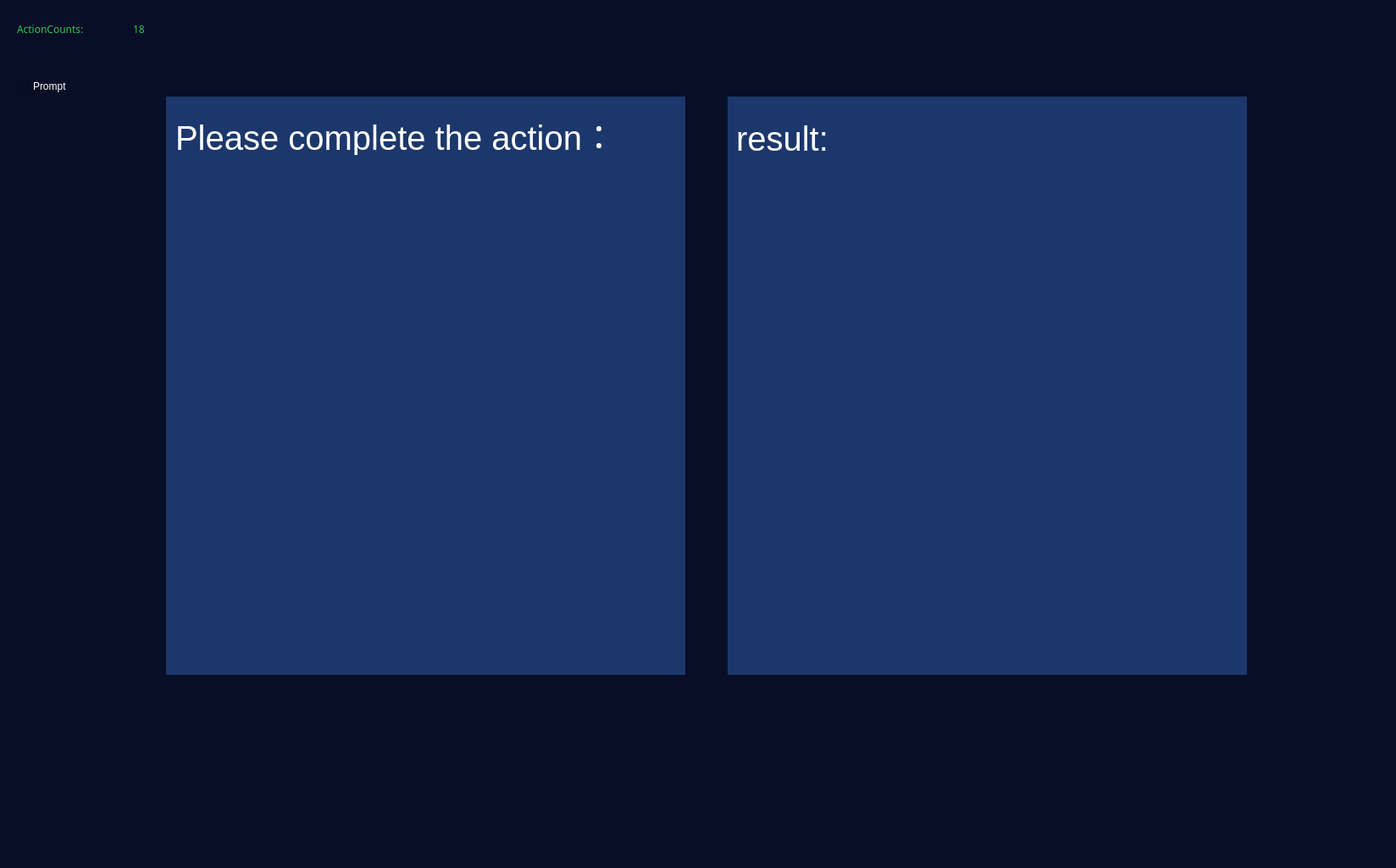
<?xml version="1.0" encoding="UTF-8"?>
<ui version="4.0">
 <class>CActionWidgetClass</class>
 <widget class="QWidget" name="CActionWidgetClass">
  <property name="geometry">
   <rect>
    <x>0</x>
    <y>0</y>
    <width>1648</width>
    <height>1025</height>
   </rect>
  </property>
  <property name="windowTitle">
   <string>CActionWidget</string>
  </property>
  <layout class="QVBoxLayout" name="verticalLayout_7">
   <property name="spacing">
    <number>0</number>
   </property>
   <property name="leftMargin">
    <number>0</number>
   </property>
   <property name="topMargin">
    <number>0</number>
   </property>
   <property name="rightMargin">
    <number>0</number>
   </property>
   <property name="bottomMargin">
    <number>0</number>
   </property>
   <item>
    <widget class="QWidget" name="verticalWidget" native="true">
     <property name="styleSheet">
      <string notr="true">background:#070E26</string>
     </property>
     <layout class="QVBoxLayout" name="verticalLayout">
      <property name="spacing">
       <number>0</number>
      </property>
      <property name="leftMargin">
       <number>20</number>
      </property>
      <property name="topMargin">
       <number>0</number>
      </property>
      <property name="rightMargin">
       <number>0</number>
      </property>
      <property name="bottomMargin">
       <number>30</number>
      </property>
      <item>
       <layout class="QHBoxLayout" name="horizontalLayout_2">
        <property name="leftMargin">
         <number>0</number>
        </property>
        <property name="bottomMargin">
         <number>20</number>
        </property>
        <item>
         <widget class="QLabel" name="label">
          <property name="minimumSize">
           <size>
            <width>131</width>
            <height>69</height>
           </size>
          </property>
          <property name="maximumSize">
           <size>
            <width>131</width>
            <height>69</height>
           </size>
          </property>
          <property name="font">
           <font>
            <family>微软雅黑</family>
           </font>
          </property>
          <property name="styleSheet">
           <string notr="true">
color:#2FC25B;</string>
          </property>
          <property name="text">
           <string>ActionCounts:</string>
          </property>
         </widget>
        </item>
        <item>
         <widget class="QLabel" name="counts">
          <property name="minimumSize">
           <size>
            <width>0</width>
            <height>69</height>
           </size>
          </property>
          <property name="maximumSize">
           <size>
            <width>16777215</width>
            <height>69</height>
           </size>
          </property>
          <property name="font">
           <font>
            <family>微软雅黑</family>
           </font>
          </property>
          <property name="styleSheet">
           <string notr="true">
color:#2FC25B;</string>
          </property>
          <property name="text">
           <string>18</string>
          </property>
         </widget>
        </item>
        <item>
         <spacer name="horizontalSpacer_8">
          <property name="orientation">
           <enum>Qt::Horizontal</enum>
          </property>
          <property name="sizeHint" stdset="0">
           <size>
            <width>40</width>
            <height>20</height>
           </size>
          </property>
         </spacer>
        </item>
        <item>
         <widget class="QPushButton" name="begin">
          <property name="minimumSize">
           <size>
            <width>24</width>
            <height>24</height>
           </size>
          </property>
          <property name="maximumSize">
           <size>
            <width>24</width>
            <height>24</height>
           </size>
          </property>
          <property name="styleSheet">
           <string notr="true">border-radius: 12px;
image: url(:/NXMotionTraining/images/trainPage/play.svg);</string>
          </property>
          <property name="text">
           <string/>
          </property>
         </widget>
        </item>
        <item>
         <spacer name="horizontalSpacer_9">
          <property name="orientation">
           <enum>Qt::Horizontal</enum>
          </property>
          <property name="sizeType">
           <enum>QSizePolicy::Fixed</enum>
          </property>
          <property name="sizeHint" stdset="0">
           <size>
            <width>20</width>
            <height>20</height>
           </size>
          </property>
         </spacer>
        </item>
       </layout>
      </item>
      <item>
       <widget class="QCheckBox" name="Prompt">
        <property name="minimumSize">
         <size>
          <width>0</width>
          <height>25</height>
         </size>
        </property>
        <property name="maximumSize">
         <size>
          <width>16777215</width>
          <height>25</height>
         </size>
        </property>
        <property name="styleSheet">
         <string notr="true">

QCheckBox::indicator:checked { image: url(:/NXMotionTraining/images/trainPage/checked.svg); }
                           QCheckBox::indicator:unchecked { image: url(:/NXMotionTraining/images/trainPage/unchecked.svg); }
QCheckBox{color:white;}

</string>
        </property>
        <property name="text">
         <string>Prompt</string>
        </property>
       </widget>
      </item>
      <item>
       <layout class="QHBoxLayout" name="horizontalLayout_3" stretch="0,1,1,0">
        <property name="spacing">
         <number>50</number>
        </property>
        <item>
         <spacer name="horizontalSpacer_6">
          <property name="orientation">
           <enum>Qt::Horizontal</enum>
          </property>
          <property name="sizeHint" stdset="0">
           <size>
            <width>40</width>
            <height>20</height>
           </size>
          </property>
         </spacer>
        </item>
        <item>
         <widget class="QWidget" name="StandActionWidget" native="true">
          <property name="minimumSize">
           <size>
            <width>613</width>
            <height>683</height>
           </size>
          </property>
          <property name="maximumSize">
           <size>
            <width>613</width>
            <height>683</height>
           </size>
          </property>
          <property name="styleSheet">
           <string notr="true">background:#1C376B</string>
          </property>
          <layout class="QVBoxLayout" name="verticalLayout_3">
           <property name="spacing">
            <number>0</number>
           </property>
           <property name="leftMargin">
            <number>0</number>
           </property>
           <property name="topMargin">
            <number>0</number>
           </property>
           <property name="rightMargin">
            <number>0</number>
           </property>
           <property name="bottomMargin">
            <number>0</number>
           </property>
           <item>
            <widget class="QWidget" name="widget" native="true">
             <property name="minimumSize">
              <size>
               <width>613</width>
               <height>69</height>
              </size>
             </property>
             <property name="maximumSize">
              <size>
               <width>613</width>
               <height>69</height>
              </size>
             </property>
             <layout class="QHBoxLayout" name="horizontalLayout">
              <item>
               <widget class="QLabel" name="label_2">
                <property name="minimumSize">
                 <size>
                  <width>0</width>
                  <height>69</height>
                 </size>
                </property>
                <property name="maximumSize">
                 <size>
                  <width>16777215</width>
                  <height>69</height>
                 </size>
                </property>
                <property name="styleSheet">
                 <string notr="true">font-size:40px;
color:white;</string>
                </property>
                <property name="text">
                 <string>Please complete the action：</string>
                </property>
               </widget>
              </item>
              <item>
               <widget class="QLabel" name="actionname">
                <property name="minimumSize">
                 <size>
                  <width>0</width>
                  <height>69</height>
                 </size>
                </property>
                <property name="maximumSize">
                 <size>
                  <width>16777215</width>
                  <height>69</height>
                 </size>
                </property>
                <property name="styleSheet">
                 <string notr="true">font-size:40px;
color:white;</string>
                </property>
                <property name="text">
                 <string/>
                </property>
               </widget>
              </item>
             </layout>
            </widget>
           </item>
           <item>
            <layout class="QVBoxLayout" name="verticalLayout_2">
             <item>
              <spacer name="verticalSpacer_2">
               <property name="orientation">
                <enum>Qt::Vertical</enum>
               </property>
               <property name="sizeHint" stdset="0">
                <size>
                 <width>20</width>
                 <height>40</height>
                </size>
               </property>
              </spacer>
             </item>
             <item>
              <layout class="QHBoxLayout" name="horizontalLayout_4">
               <item>
                <widget class="QLabel" name="actionpicture">
                 <property name="minimumSize">
                  <size>
                   <width>262</width>
                   <height>322</height>
                  </size>
                 </property>
                 <property name="maximumSize">
                  <size>
                   <width>262</width>
                   <height>322</height>
                  </size>
                 </property>
                 <property name="text">
                  <string/>
                 </property>
                 <property name="alignment">
                  <set>Qt::AlignCenter</set>
                 </property>
                </widget>
               </item>
              </layout>
             </item>
             <item>
              <spacer name="verticalSpacer">
               <property name="orientation">
                <enum>Qt::Vertical</enum>
               </property>
               <property name="sizeHint" stdset="0">
                <size>
                 <width>20</width>
                 <height>40</height>
                </size>
               </property>
              </spacer>
             </item>
            </layout>
           </item>
          </layout>
         </widget>
        </item>
        <item>
         <widget class="QWidget" name="ResultActionWidget" native="true">
          <property name="minimumSize">
           <size>
            <width>613</width>
            <height>683</height>
           </size>
          </property>
          <property name="maximumSize">
           <size>
            <width>613</width>
            <height>683</height>
           </size>
          </property>
          <property name="styleSheet">
           <string notr="true">background:#1C376B</string>
          </property>
          <layout class="QVBoxLayout" name="verticalLayout_5">
           <property name="spacing">
            <number>0</number>
           </property>
           <property name="leftMargin">
            <number>0</number>
           </property>
           <property name="topMargin">
            <number>0</number>
           </property>
           <property name="rightMargin">
            <number>0</number>
           </property>
           <property name="bottomMargin">
            <number>0</number>
           </property>
           <item>
            <layout class="QHBoxLayout" name="horizontalLayout_6">
             <property name="leftMargin">
              <number>10</number>
             </property>
             <item>
              <widget class="QLabel" name="result">
               <property name="minimumSize">
                <size>
                 <width>0</width>
                 <height>69</height>
                </size>
               </property>
               <property name="maximumSize">
                <size>
                 <width>16777215</width>
                 <height>69</height>
                </size>
               </property>
               <property name="styleSheet">
                <string notr="true">font-size:40px;
color:white;</string>
               </property>
               <property name="text">
                <string>result:</string>
               </property>
              </widget>
             </item>
             <item>
              <spacer name="horizontalSpacer">
               <property name="orientation">
                <enum>Qt::Horizontal</enum>
               </property>
               <property name="sizeHint" stdset="0">
                <size>
                 <width>40</width>
                 <height>20</height>
                </size>
               </property>
              </spacer>
             </item>
             <item>
              <widget class="QLabel" name="cutDown">
               <property name="minimumSize">
                <size>
                 <width>108</width>
                 <height>100</height>
                </size>
               </property>
               <property name="maximumSize">
                <size>
                 <width>108</width>
                 <height>100</height>
                </size>
               </property>
               <property name="styleSheet">
                <string notr="true">font-size:40px;
color:#1FE9F4;</string>
               </property>
               <property name="text">
                <string/>
               </property>
              </widget>
             </item>
            </layout>
           </item>
           <item>
            <layout class="QVBoxLayout" name="verticalLayout_4">
             <item>
              <spacer name="verticalSpacer_4">
               <property name="orientation">
                <enum>Qt::Vertical</enum>
               </property>
               <property name="sizeHint" stdset="0">
                <size>
                 <width>20</width>
                 <height>40</height>
                </size>
               </property>
              </spacer>
             </item>
             <item>
              <layout class="QHBoxLayout" name="horizontalLayout_5">
               <item>
                <widget class="QLabel" name="resultpicture">
                 <property name="minimumSize">
                  <size>
                   <width>262</width>
                   <height>322</height>
                  </size>
                 </property>
                 <property name="maximumSize">
                  <size>
                   <width>262</width>
                   <height>322</height>
                  </size>
                 </property>
                 <property name="layoutDirection">
                  <enum>Qt::LeftToRight</enum>
                 </property>
                 <property name="text">
                  <string/>
                 </property>
                 <property name="alignment">
                  <set>Qt::AlignCenter</set>
                 </property>
                </widget>
               </item>
              </layout>
             </item>
             <item>
              <spacer name="verticalSpacer_3">
               <property name="orientation">
                <enum>Qt::Vertical</enum>
               </property>
               <property name="sizeHint" stdset="0">
                <size>
                 <width>20</width>
                 <height>40</height>
                </size>
               </property>
              </spacer>
             </item>
            </layout>
           </item>
          </layout>
         </widget>
        </item>
        <item>
         <spacer name="horizontalSpacer_7">
          <property name="orientation">
           <enum>Qt::Horizontal</enum>
          </property>
          <property name="sizeHint" stdset="0">
           <size>
            <width>40</width>
            <height>20</height>
           </size>
          </property>
         </spacer>
        </item>
       </layout>
      </item>
      <item>
       <spacer name="verticalSpacer_5">
        <property name="orientation">
         <enum>Qt::Vertical</enum>
        </property>
        <property name="sizeHint" stdset="0">
         <size>
          <width>1562</width>
          <height>95</height>
         </size>
        </property>
       </spacer>
      </item>
     </layout>
    </widget>
   </item>
  </layout>
 </widget>
 <layoutdefault spacing="6" margin="11"/>
 <resources/>
 <connections/>
</ui>
